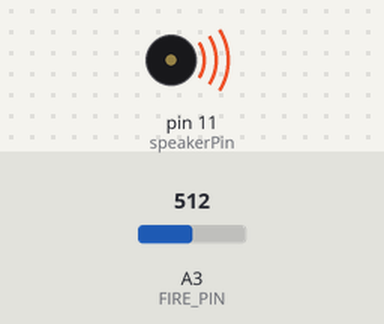
A sketch run on a simulated Arduino Uno, built with avr-gcc and run on an emulated ATmega328P. On the bench: buzzer (waves = sounding). The test bench sets the inputs (shaded band); at power-on: A3 (FIRE_PIN) = 512.

Above: at 1.2 s.
1.3 s: A3 (FIRE_PIN) set to 429
4.3 s: A3 (FIRE_PIN) set to 404
5.8 s: A3 (FIRE_PIN) set to 420
8.8 s: A3 (FIRE_PIN) set to 400
Timing chart, 0 to 11.3 s (numbered marks = the images above; inputs shaded):
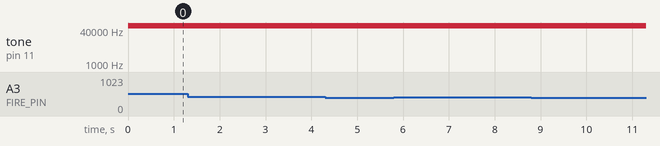

Measured:
- after the input at 4.3 s, every drawn part: stays the same
- after the input at 8.8 s, every drawn part: stays the same

The sketch:

Fire_Alert_ver0.1.ino
```cpp
#include <Arduino.h>
#include "PCM.h"
#include "sounddata.h"

#define FIRE_PIN A3             // pin number change karliyo if you wangt
#define FIRE_THRESHOLD 410      // 1.07 v hai atleast
#define STOP_DELAY 3000         // 3 sec - agar change karna ho to yahan time change kardiyo in milliseconds

unsigned long fireGoneTime = 0;
bool fireActive = false;

void setup() {
}

void loop() {

  int adcValue = analogRead(FIRE_PIN);

  // fire detected wala case
  if (adcValue > FIRE_THRESHOLD) {

    fireActive = true;
    fireGoneTime = 0;   // ye new line add kari hai i think yahan problem thi
    if (!isPCMPlaying()) {
      startPlayback(sounddata_data, sounddata_length);
    }
  }

  // volatge normal hone ke baad wala case (fire not detected)
  else {

    if (fireActive) {
      fireActive = false;
      fireGoneTime = millis();   // yahan timer start ho raha hai
    }

    if (isPCMPlaying() && fireGoneTime != 0) {
      if (millis() - fireGoneTime >= STOP_DELAY) {
        stopPlayback();
        fireGoneTime = 0;
      }
    }
  }
}
```

PCM.c
```cpp
/*
 * speaker_pcm
 *
 * Plays 8-bit PCM audio on pin 11 using pulse-width modulation (PWM).
 * For Arduino with Atmega168 at 16 MHz.
 *
 * Uses two timers. The first changes the sample value 8000 times a second.
 * The second holds pin 11 high for 0-255 ticks out of a 256-tick cycle,
 * depending on sample value. The second timer repeats 62500 times per second
 * (16000000 / 256), much faster than the playback rate (8000 Hz), so
 * it almost sounds halfway decent, just really quiet on a PC speaker.
 *
 * Takes over Timer 1 (16-bit) for the 8000 Hz timer. This breaks PWM
 * (analogWrite()) for Arduino pins 9 and 10. Takes Timer 2 (8-bit)
 * for the pulse width modulation, breaking PWM for pins 11 & 3.
 *
 * References:
 *     http://www.uchobby.com/index.php/2007/11/11/arduino-sound-part-1/
 *     http://www.atmel.com/dyn/resources/prod_documents/doc2542.pdf
 *     http://www.evilmadscientist.com/article.php/avrdac
 *     http://gonium.net/md/2006/12/27/i-will-think-before-i-code/
 *     http://fly.cc.fer.hr/GDM/articles/sndmus/speaker2.html
 *     http://www.gamedev.net/reference/articles/article442.asp
 *
 * Michael Smith <michael@hurts.ca>
 */
volatile unsigned char pcmPlaying = 0;


#include <stdint.h>
#include <avr/interrupt.h>
#include <avr/io.h>
#include <avr/pgmspace.h>
static const unsigned char *sounddata_data;
static int sounddata_length;


#define SAMPLE_RATE 8000

#if defined(ARDUINO) && ARDUINO >= 100
#include "Arduino.h"
#else
#include "WProgram.h"
#endif

#include "PCM.h"


/*
 * The audio data needs to be unsigned, 8-bit, 8000 Hz, and small enough
 * to fit in flash. 10000-13000 samples is about the limit.
 *
 * sounddata.h should look like this:
 *     const int sounddata_length=10000;
 *     const unsigned char sounddata_data[] PROGMEM = { ..... };
 *
 * You can use wav2c from GBA CSS:
 *     http://thieumsweb.free.fr/english/gbacss.html
 * Then add "PROGMEM" in the right place. I hacked it up to dump the samples
 * as unsigned rather than signed, but it shouldn't matter.
 *
 * http://musicthing.blogspot.com/2005/05/tiny-music-makers-pt-4-mac-startup.html
 * mplayer -ao pcm macstartup.mp3
 * sox audiodump.wav -v 1.32 -c 1 -r 8000 -u -1 macstartup-8000.wav
 * sox macstartup-8000.wav macstartup-cut.wav trim 0 10000s
 * wav2c macstartup-cut.wav sounddata.h sounddata
 *
 * (starfox) nb. under sox 12.18 (distributed in CentOS 5), i needed to run
 * the following command to convert my wav file to the appropriate format:
 * sox audiodump.wav -c 1 -r 8000 -u -b macstartup-8000.wav
 */

int speakerPin = 11;
volatile uint16_t sample;
byte lastSample;

// This is called at 8000 Hz to load the next sample.
ISR(TIMER1_COMPA_vect) {
  if (sample >= sounddata_length) {
    if (sample == sounddata_length + lastSample) {
      stopPlayback();
    }
    else {
      // Ramp down to zero to reduce the click at the end of playback.
      OCR2A = sounddata_length + lastSample - sample;
    }
  }
  else {
    OCR2A = pgm_read_byte(&sounddata_data[sample]);
  }

  ++sample;
}

void startPlayback(unsigned char const *data, int length)
{
  sounddata_data = data;
  sounddata_length = length;

  pinMode(speakerPin, OUTPUT);

  // Set up Timer 2 to do pulse width modulation on the speaker
  // pin.

  // Use internal clock (datasheet p.160)
  ASSR &= ~(_BV(EXCLK) | _BV(AS2));

  // Set fast PWM mode  (p.157)
  TCCR2A |= _BV(WGM21) | _BV(WGM20);
  TCCR2B &= ~_BV(WGM22);

  // Do non-inverting PWM on pin OC2A (p.155)
  // On the Arduino this is pin 11.
  TCCR2A = (TCCR2A | _BV(COM2A1)) & ~_BV(COM2A0);
  TCCR2A &= ~(_BV(COM2B1) | _BV(COM2B0));

  // No prescaler (p.158)
  TCCR2B = (TCCR2B & ~(_BV(CS12) | _BV(CS11))) | _BV(CS10);

  // Set initial pulse width to the first sample.
  OCR2A = pgm_read_byte(&sounddata_data[0]);


  // Set up Timer 1 to send a sample every interrupt.

  cli();

  // Set CTC mode (Clear Timer on Compare Match) (p.133)
  // Have to set OCR1A *after*, otherwise it gets reset to 0!
  TCCR1B = (TCCR1B & ~_BV(WGM13)) | _BV(WGM12);
  TCCR1A = TCCR1A & ~(_BV(WGM11) | _BV(WGM10));

  // No prescaler (p.134)
  TCCR1B = (TCCR1B & ~(_BV(CS12) | _BV(CS11))) | _BV(CS10);

  // Set the compare register (OCR1A).
  // OCR1A is a 16-bit register, so we have to do this with
  // interrupts disabled to be safe.
  OCR1A = F_CPU / SAMPLE_RATE;    // 16e6 / 8000 = 2000

  // Enable interrupt when TCNT1 == OCR1A (p.136)
  TIMSK1 |= _BV(OCIE1A);

  lastSample = pgm_read_byte(&sounddata_data[sounddata_length-1]);
  sample = 0;
  pcmPlaying = 1;

  sei();
}

void stopPlayback()
{
  // Disable playback per-sample interrupt.
  TIMSK1 &= ~_BV(OCIE1A);

  // Disable the per-sample timer completely.
  TCCR1B &= ~_BV(CS10);

  // Disable the PWM timer.
  TCCR2B &= ~_BV(CS10);

  digitalWrite(speakerPin, LOW);
  pcmPlaying = 0;

}


uint8_t isPCMPlaying(void)
{
    return pcmPlaying;
}
```

PCM.h
```cpp
/*
 * speaker_pcm
 *
 * Plays 8-bit PCM audio on pin 11 using pulse-width modulation (PWM).
 * For Arduino with Atmega168 at 16 MHz.
 *
 * Uses two timers. The first changes the sample value 8000 times a second.
 * The second holds pin 11 high for 0-255 ticks out of a 256-tick cycle,
 * depending on sample value. The second timer repeats 62500 times per second
 * (16000000 / 256), much faster than the playback rate (8000 Hz), so
 * it almost sounds halfway decent, just really quiet on a PC speaker.
 *
 * Takes over Timer 1 (16-bit) for the 8000 Hz timer. This breaks PWM
 * (analogWrite()) for Arduino pins 9 and 10. Takes Timer 2 (8-bit)
 * for the pulse width modulation, breaking PWM for pins 11 & 3.
 *
 * References:
 *     http://www.uchobby.com/index.php/2007/11/11/arduino-sound-part-1/
 *     http://www.atmel.com/dyn/resources/prod_documents/doc2542.pdf
 *     http://www.evilmadscientist.com/article.php/avrdac
 *     http://gonium.net/md/2006/12/27/i-will-think-before-i-code/
 *     http://fly.cc.fer.hr/GDM/articles/sndmus/speaker2.html
 *     http://www.gamedev.net/reference/articles/article442.asp
 *
 * Michael Smith <michael@hurts.ca>
 */

/*
 * The audio data needs to be unsigned, 8-bit, 8000 Hz, and small enough
 * to fit in flash. 10000-13000 samples is about the limit.
 *
 * sounddata.h should look like this:
 *     const int sounddata_length=10000;
 *     const unsigned char sounddata_data[] PROGMEM = { ..... };
 *
 * You can use wav2c from GBA CSS:
 *     http://thieumsweb.free.fr/english/gbacss.html
 * Then add "PROGMEM" in the right place. I hacked it up to dump the samples
 * as unsigned rather than signed, but it shouldn't matter.
 *
 * http://musicthing.blogspot.com/2005/05/tiny-music-makers-pt-4-mac-startup.html
 * mplayer -ao pcm macstartup.mp3
 * sox audiodump.wav -v 1.32 -c 1 -r 8000 -u -1 macstartup-8000.wav
 * sox macstartup-8000.wav macstartup-cut.wav trim 0 10000s
 * wav2c macstartup-cut.wav sounddata.h sounddata
 *
 * (starfox) nb. under sox 12.18 (distributed in CentOS 5), i needed to run
 * the following command to convert my wav file to the appropriate format:
 * sox audiodump.wav -c 1 -r 8000 -u -b macstartup-8000.wav
 */

#ifndef PCM_H
#define PCM_H

#include <stdint.h>

#ifdef __cplusplus
extern "C" {
#endif

void startPlayback(unsigned char const *data, int length);
void stopPlayback(void);
uint8_t isPCMPlaying(void);

#ifdef __cplusplus
}
#endif

#endif
```

Source omitted: sounddata.h (data table, 47577 bytes)
